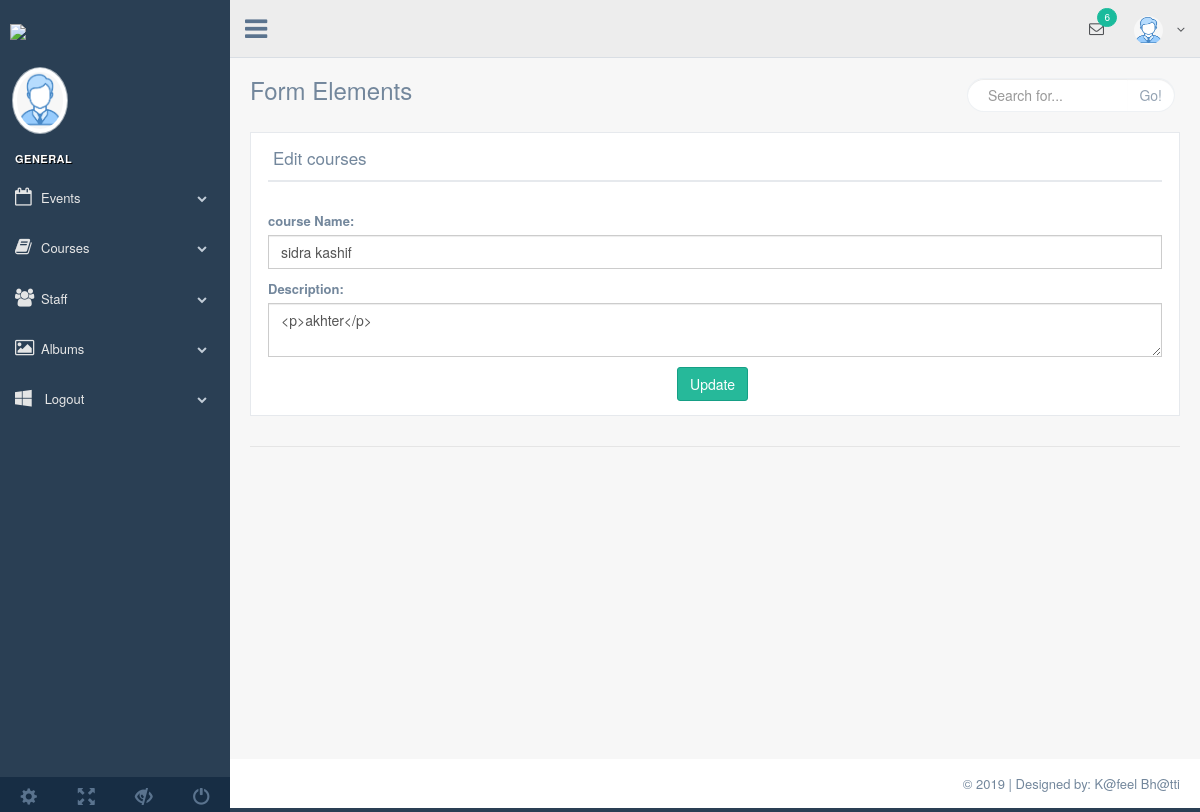
The app's page /admin/edit_courses.php?edit=3, older data.
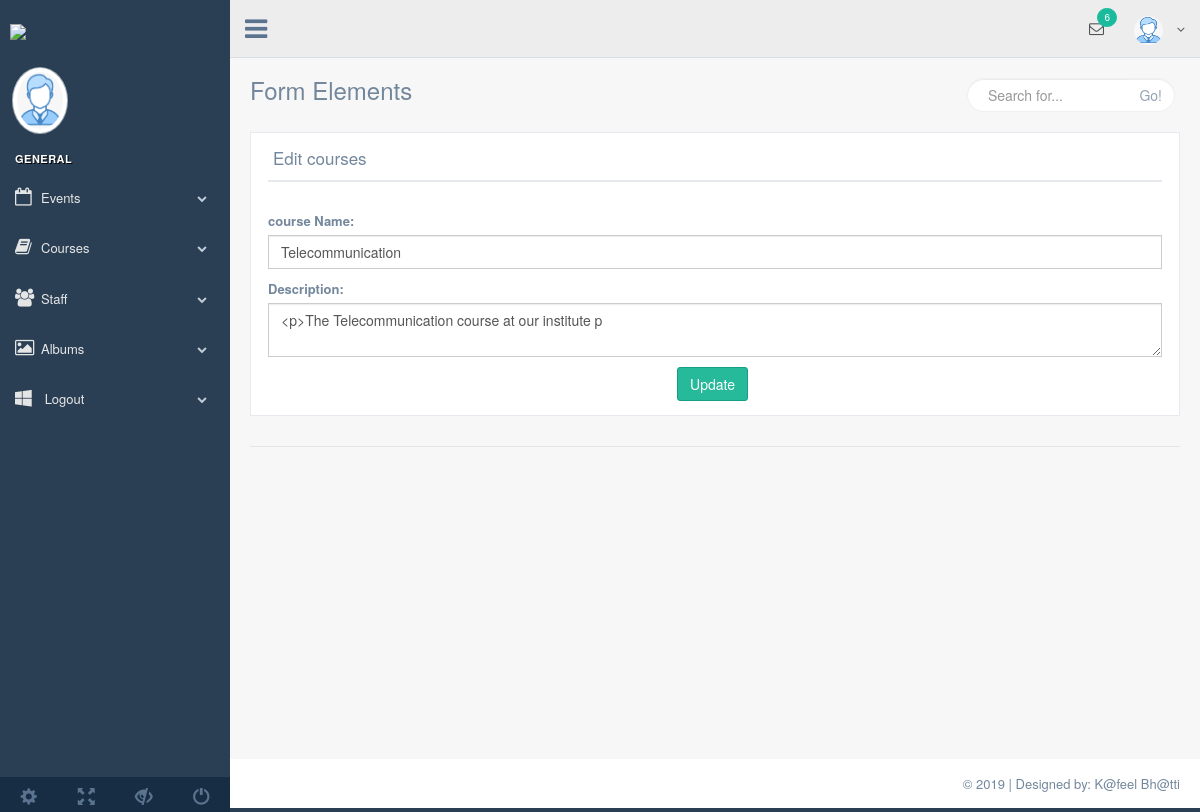
The same page, newer data.
### tables this page shows
CREATE TABLE `courses` (
  `c_id` int(20) NOT NULL,
  `image` varchar(50) NOT NULL,
  `c_name` varchar(50) NOT NULL,
  `c_desc` varchar(50) NOT NULL,
  `category` varchar(255) DEFAULT NULL
);

### admin/edit_courses.php (the view, shortened to what this page needs)
<?php
require_once 'process/conn.php';
if (isset($_GET['edit']) && $_GET['edit'] != '') {
	$edit = $_GET['edit'];
	$query = mysqli_query($conn, "select * from courses where c_id = '$edit'");
	$fetch = mysqli_fetch_array($query);
}
?>
<!DOCTYPE html>
<html lang="en">
<head>
	<link href="vendors/bootstrap/dist/css/bootstrap.min.css" rel="stylesheet">
	<link href="vendors/font-awesome/css/font-awesome.min.css" rel="stylesheet">
	<link href="vendors/nprogress/nprogress.css" rel="stylesheet">
	<link href="vendors/iCheck/skins/flat/green.css" rel="stylesheet">
	<link href="vendors/datatables.net-bs/css/dataTables.bootstrap.min.css" rel="stylesheet">
	<link href="vendors/datatables.net-buttons-bs/css/buttons.bootstrap.min.css" rel="stylesheet">
	<link href="vendors/datatables.net-fixedheader-bs/css/fixedHeader.bootstrap.min.css" rel="stylesheet">
	<link href="vendors/datatables.net-responsive-bs/css/responsive.bootstrap.min.css" rel="stylesheet">
	<link href="vendors/datatables.net-scroller-bs/css/scroller.bootstrap.min.css" rel="stylesheet">
	<link href="build/css/custom.css" rel="stylesheet">
</head>
<body class="nav-md">
	<div class="container body">
		<div class="main_container">
			<?php require_once 'inc/sidebar.php'; ?>
			<?php require_once 'inc/header.php'; ?>
			<div class="right_col" role="main">
				<div class="">
					<div class="page-title">
						<div class="title_left">
							<h3>Form Elements</h3>
						</div>
						<div class="title_right">
							<div class="col-md-5 col-sm-5 col-xs-12 form-group pull-right top_search">
								<div class="input-group">
									<input type="text" class="form-control" placeholder="Search for...">
									<span class="input-group-btn">
										<button class="btn btn-default" type="button">Go!</button>
									</span>
								</div>
							</div>
						</div>
					</div>
					<div class="clearfix"></div>
					<div class="row">
						<div class="col-md-12 col-sm-12 col-xs-12">
							<div class="x_panel">
								<div class="x_title">
									<h2> Edit courses<small>Record</small></h2>
									<div class="clearfix"></div>
								</div>
								<br />
								<form id="demo-form2" action="process/courses_update.php" method="post" enctype="multipart/form-data" data-parsley-validate class="form-horizontal form-label-left">
								<div class="form-group">
                        <label for="recipient-name" class="col-form-label">course Name:</label>
                        <input type="text" class="form-control" name="name" value="<?php echo $fetch['c_name'] ?>">
                    </div>
                    <div class="form-group">
                        <label for="message-text" class="col-form-label">Description:</label>
                        <textarea class="form-control" name="desc" id="message-text"><?php echo $fetch['c_desc'] ?></textarea>
                    </div>
									<div class="form-group" align="center">
										<label class="control-label col-md-3 col-sm-3 col-xs-12" for="first-name"><span class="required"></span>
										</label>
										<div class="col-md-6 col-sm-6 col-xs-12">
											<input type="submit" name="update" value="Update" class="btn btn-success" style="float:center ">
										</div>
									</div>
							</div>
							<div class="ln_solid"></div>
						</div>
					</div>
				</div>
			</div>
		</div>
	</div>
	<?php require_once 'inc/footer.php'; ?>
</body>
</html>

Row changes from the older to the newer data that the page shows:
changed courses: name "sidra kashif" → "Telecommunication"; desc "<p>akhter</p>" → "<p>The Telecommunication course at our institute p"
